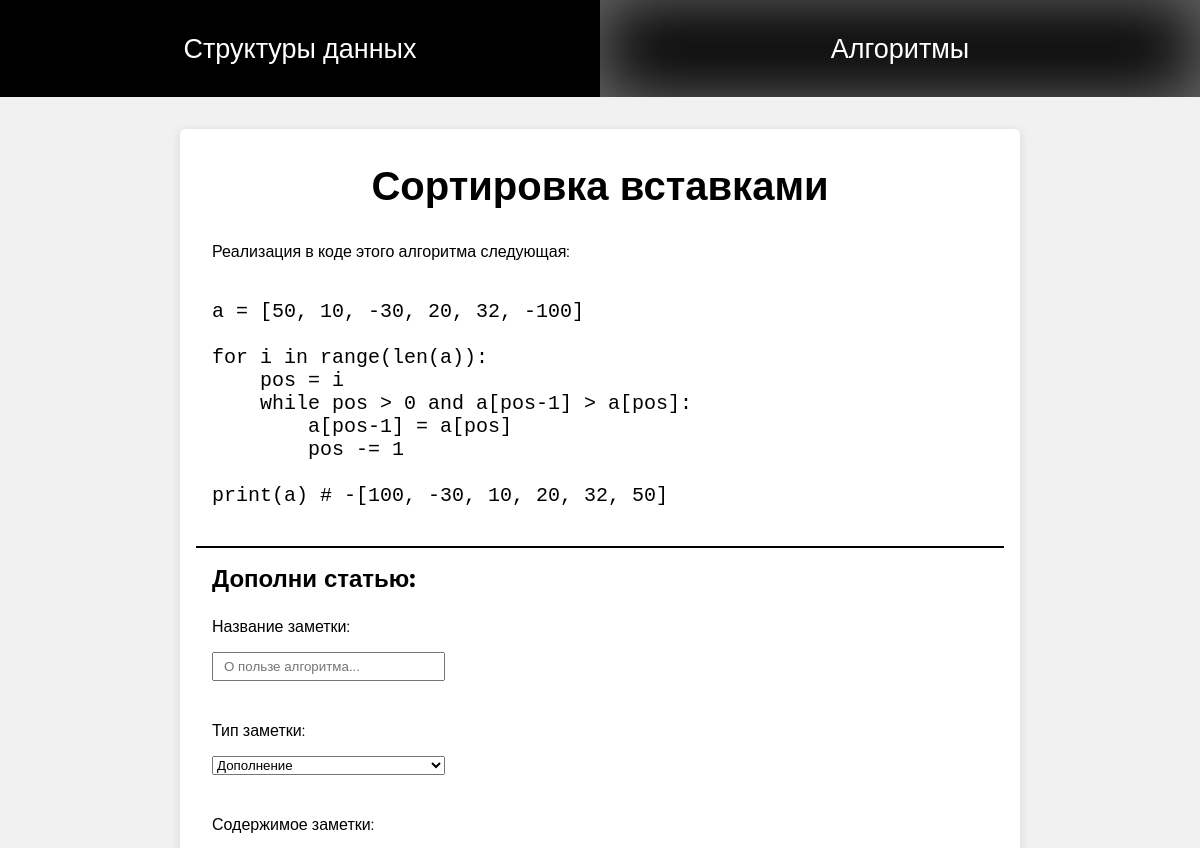
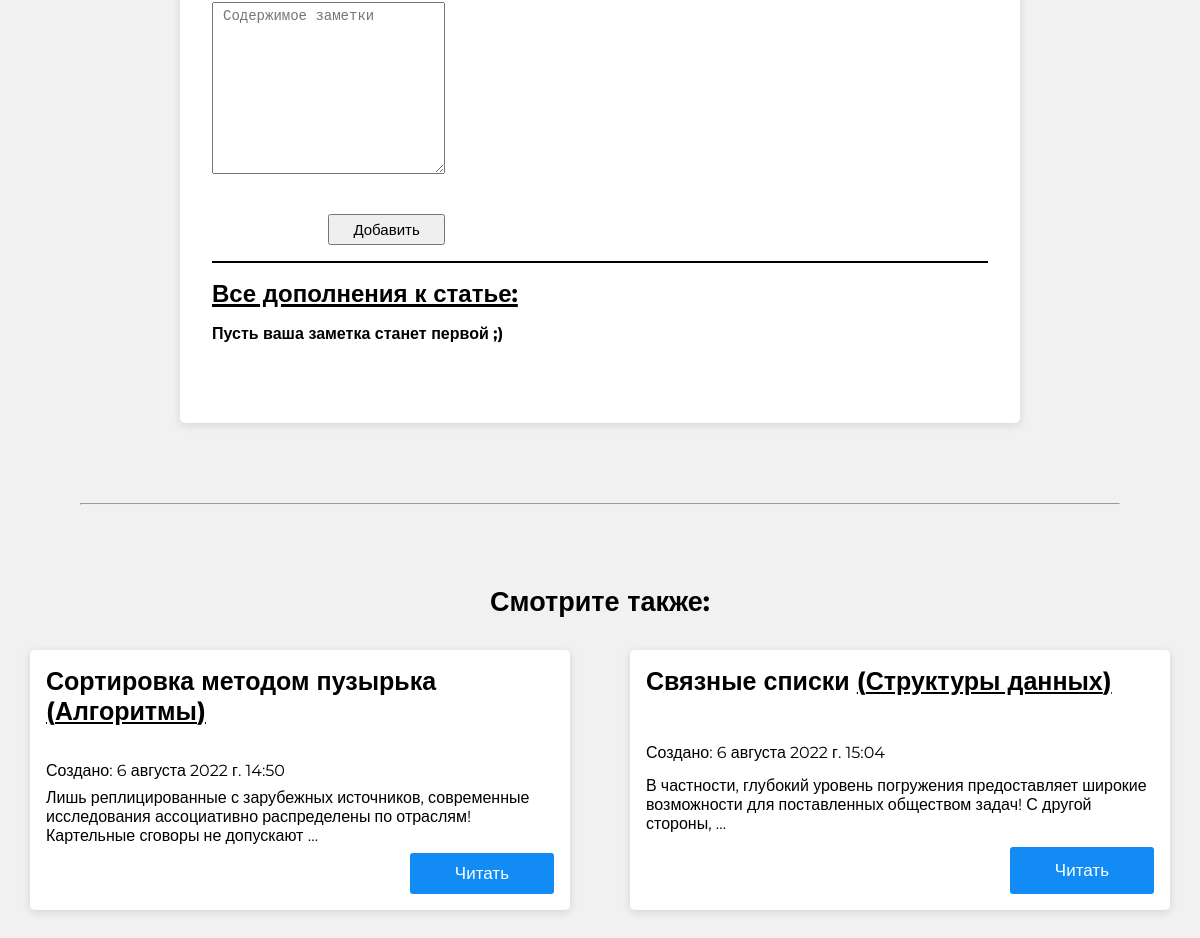
Page /categories/algoritmyi/articles/sortirovka-vstavkami on the committed database (2 pictures, top to bottom).
### algs/models.py (models this page shows, shortened)
class Category(models.Model):
    name = models.CharField(max_length=255, verbose_name='Категория')
    slug = AutoSlugField(populate_from='name', verbose_name='URL')
    def __str__(self):
        return self.name
    def get_absolute_url(self):
        return reverse('category', kwargs={'cat_slug': self.slug})
    class Meta:
        verbose_name = 'Категория'
        verbose_name_plural = 'Категории'
        ordering = ['-id', 'name']

class Article(models.Model):
    title = models.CharField(max_length=255, verbose_name='Название статьи')
    slug = AutoSlugField(populate_from='title', verbose_name='URL')
    photo = models.ImageField(upload_to='%Y/%m/%d', verbose_name='Лого')
    content = models.TextField(verbose_name='Содержимое статьи')
    category = models.ForeignKey('Category', on_delete=models.DO_NOTHING, verbose_name='Категория')
    publicated = models.BooleanField(default=True, verbose_name='Опубликовано')
    create_at = models.DateTimeField(auto_now_add=True, verbose_name='Создано')
    update_at = models.DateTimeField(auto_now=True, verbose_name='Отредактировано')
    def get_absolute_url(self):
        return reverse('article', kwargs={'cat_slug': self.category.slug, 'article_slug': self.slug})
    class Meta:
        verbose_name = 'Статья'
        verbose_name_plural = 'Статьи'
        ordering = ['-id', 'title']

### algs/views.py (the view, shortened to what this page needs)
# urls.py: path('categories/<slug:cat_slug>/articles/<slug:article_slug>', views.ArticleView.as_view(), name='article'),
class ArticleView(DataMixin, TemplateView):
    template_name = 'algs/article.html'
    def get_context_data(self, **kwargs):
        context = super().get_context_data(**kwargs)
        c_mixin = self.get_user_context(title='Просмотр статьи', active_cat=self.kwargs['cat_slug'], form=AddNoteForm)
        context.update(c_mixin)
        article = Article.objects.get(slug=self.kwargs['article_slug'])
        context['article'] = article
        context['notes'] = Note.objects.filter(article=article)
        article_pk = article.pk
        if article_pk != 1:
            context['prev_art'] = Article.objects.get(pk=article_pk-1)
        if article_pk != Article.objects.count():
            context['next_art'] = Article.objects.get(pk=article_pk+1)
        return context

### algs/utils.py (called while the page is built)
    def get_user_context(self, *args, **kwargs):
        context = kwargs
        context['categories'] = Category.objects.all()
        return context

### algs/templates/algs/article.html (shortened to what this page needs)
{% extends 'algs/base.html' %}
{% block content %}
    <section class="content_article">
        <div class="title_art_block">
            <h1 class="title_art">{{ article.title }}</h1>
        </div>
        <div class="main_of_article">
            {% autoescape off %}
                {{ article.content }}
            {% endautoescape %}
        </div>
        <div class="notes_here">
            <h2>Дополни статью:</h2>
            <form action="{{ request.path }}" method="post">
                {{ form.as_p }}
                <button type="submit">Добавить</button>
            </form>
            <div class="all_notes">
                <h2 class="all_notes_title">Все дополнения к статье:</h2>
                {% if notes %}
                    {% for note in notes %}
                        <div class="note" id="{{ note.id }}">
                            <strong>{{ note.name }}</strong>
                            <div class="content_note">
                                {{ note.content | linebreaks }}
                                {% if request.user.is_superuser %}
                                    <div class="delete_block">
                                        <button class="delete_note_button">Удалить</button>
                                    </div>
                                {% endif %}
                            </div>
                        </div>
                    {% endfor %}
                {% else %}
                    <div class="empty_note">
                        <strong>Пусть ваша заметка станет первой ;)</strong>
                    </div>
                {% endif %}
            </div>
        </div>
    </section>
    <hr class="line_delimiter">
    <h2 class="invite_read_title">Смотрите также:</h2>
    <section class="prev_and_next" {% if not prev_art or not next_art %} style="grid-template-columns: unset;" {% endif %}>
        {% if prev_art %}
                <div class="art prev" {% if not next_art %}style="justify-self: center; width: 50%;"{% endif %}>
                    <div class="small_content">
                        <strong class="art_title">{{ prev_art.title }} <u>({{ prev_art.category }})</u></strong>
                        <br>
                        <p class="art_date">Создано: {{ prev_art.create_at }}</p>
                        <p class="art_content">{{ prev_art.content | truncatewords:15 | striptags }}</p>
                        <div class="art_read_block">
                            <a href="{{ prev_art.get_absolute_url }}" class="art_read">Читать</a>
                        </div>
                    </div>
                </div>
        {% endif %}
        {% if next_art %}
            <div class="art next" {% if not prev_art %}style="justify-self: center; width: 50%;"{% endif %}>
                <div class="small_content">
                    <strong class="art_title">{{ next_art.title }} <u>({{ next_art.category }})</u></strong>
                    <br>
                    <p class="art_date">Создано: {{ next_art.create_at }}</p>
                    <p class="art_content">{{ next_art.content | truncatewords:15 | striptags }}</p>
                    <div class="art_read_block">
                        <a href="{{ next_art.get_absolute_url }}" class="art_read">Читать</a>
                    </div>
                </div>
            </div>
        {% endif %}
    </section>
{% endblock %}

### algs/templates/algs/base.html (shortened to what this page needs)
{% load static %}
<!DOCTYPE html>
<html lang="ru">
<head>
    <link rel="stylesheet" href="{% static 'algs/css/styles.css' %}">
</head>
<body>
    <header>
        {% for cat in categories %}
            <a href="{{ cat.get_absolute_url }}" class="category {% if cat.slug == active_cat %}active{%endif%}">
                {{ cat }}
            </a>
        {% endfor %}
    </header>
    {% block content %}
    {% endblock %}
</body>
</html>

### algs/static/algs/css/styles.css (style rules this page uses)
* { margin: 0; padding: 0; box-sizing: border-box; }
body { font-family: 'Montserrat', sans-serif; background-color: #f1f1f1; }
header { display: grid; grid-template-columns: repeat(2, 50%); background-color: #000; }
header .category { padding: 2rem; color: #fff; text-align: center; font-size: 27px; text-decoration: none; transition-duration: .3s; }
header .category.active { -webkit-box-shadow: 0px 0px 72px 0px rgba(221, 221, 221, 0.5) inset; -moz-box-shadow: 0px 0px 72px 0px rgba(214, 214, 214, 0.5) inset; box-shadow: 0px 0px 72px 0px rgba(235, 235, 235, 0.5) inset; }
.art { background-color: #fff; width: 70%; margin: 2rem auto; border-radius: 5px; box-shadow: rgba(99, 99, 99, 0.2) 0px 2px 8px 0px; padding: 1rem; display: grid; grid-template-columns: 45% auto; grid-column-gap: 2rem; }
.art.prev, .art.next { grid-template-columns: unset; width: 90%; }
.art .small_content { display: grid; grid-row-gap: .5rem; }
.art .art_title { font-size: 25px; }
.art .art_read_block { display: grid; }
.art .art_read_block .art_read { padding: 10px 45px; background-color: #128bf4; color: #fff; display: inline-block; justify-self: end; text-decoration: none; border-radius: 3px; font-size: 17px; transition-duration: .3s; display: flex; align-items: center; }
.content_article { background-color: #fff; width: 70%; margin: 2rem auto; border-radius: 5px; box-shadow: rgba(99, 99, 99, 0.2) 0px 2px 8px 0px; padding: 1rem; }
.content_article .title_art_block { display: grid; margin-top: 1rem; }
.content_article .title_art_block .title_art { font-size: 40px; justify-self: center; }
.content_article .main_of_article { margin-top: 2rem; text-align: justify; text-indent: 1rem; }
.prev_and_next { display: grid; grid-template-columns: repeat(2, 50%); }
.content_article .main_of_article .code { font-size: 20px; padding: 1rem; }
.invite_read_title { font-size: 27px; text-align: center; }
.line_delimiter { margin: 5rem; background-color: #000; }
.notes_here { padding: 1rem; border-top: 2px solid #000; }
.notes_here form { margin-top: 1.5rem; display: grid; grid-row-gap: 2.5rem; width: 30%; }
.notes_here form p { display: grid; grid-row-gap: 1rem; }
.notes_here form textarea { resize: vertical; font-size: 14px; padding: 5px 10px; }
.notes_here form input { padding: 5px 10px; }
.notes_here form button[type="submit"] { width: 50%; padding: 5px 15px; font-size: 15px; cursor: pointer; justify-self: end; }
.all_notes { margin: 1rem 0; padding: 1rem 0; border-top: 2px solid #000; }
.all_notes .all_notes_title { text-decoration: underline; text-decoration-thickness: 3px; }
.all_notes .empty_note { margin: 1rem 0; }

### rows in the picture
Category: name "Структуры данных"
Category: name "Алгоритмы"
Article: title "Сортировка вставками", content "Реализация в коде этого алгоритма следующая: a = [50, 10, -30, 20, 32, -100] for i in range(len(a)): pos = i while pos > 0 and a[pos-1] > a[pos]: a[pos-1] = a[pos] pos -= 1 print(a) # -[100, -30, 10, 20, 32, 50]"
Article: title "Сортировка методом пузырька", category "Алгоритмы", create_at "6 августа 2022 г. 14:50", content "Лишь реплицированные с зарубежных источников, современные исследования ассоциативно распределены по отраслям! Картельные сговоры не допускают …"
Article: title "Связные списки", category "Структуры данных", create_at "6 августа 2022 г. 15:04", content "В частности, глубокий уровень погружения предоставляет широкие возможности для поставленных обществом задач! С другой стороны, …"
